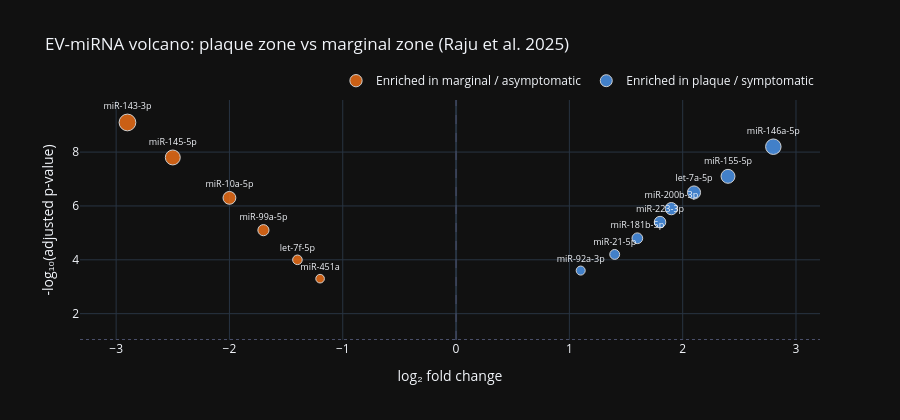
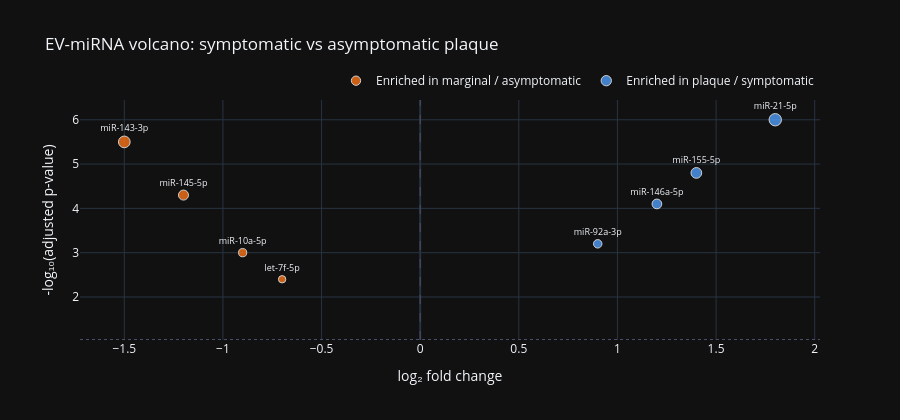

Notebook code for these charts, in order:
### Markdown cell above
#### 1A. Volcano plots — plaque vs marginal zone, and symptomatic vs asymptomatic

### Code cell
def make_volcano(df, title):
    fig = go.Figure()
    colors = {'up':'#4f9cf8', 'dn':'#f97316'}
    labels = {'up':'Enriched in plaque / symptomatic', 'dn':'Enriched in marginal / asymptomatic'}
    for d, grp in df.groupby('dir'):
        fig.add_trace(go.Scatter(
            x=grp['log2FC'], y=grp['neg_log10_padj'],
            mode='markers+text', name=labels[d],
            marker=dict(size=grp['neg_log10_padj']*1.4+4, color=colors[d], opacity=0.8,
                        line=dict(width=1, color='white')),
            text=grp['miRNA'], textposition='top center', textfont=dict(size=9),
            hovertemplate='<b>%{text}</b><br>log2FC: %{x:.2f}<br>-log10(padj): %{y:.2f}<extra></extra>'
        ))
    fig.add_vline(x=0, line_dash='dash', line_color='#4a4f6a', line_width=1)
    fig.add_hline(y=-np.log10(0.05)*0.8, line_dash='dot', line_color='#4a4f6a', line_width=1)
    fig.update_layout(title=title, xaxis_title='log₂ fold change',
                      yaxis_title='-log₁₀(adjusted p-value)',
                      template='plotly_dark', height=420,
                      legend=dict(orientation='h', yanchor='bottom', y=1.02, xanchor='right', x=1))
    return fig

fig_v1 = make_volcano(mirna_pz,  'EV-miRNA volcano: plaque zone vs marginal zone (Raju et al. 2025)')
fig_v2 = make_volcano(mirna_symp,'EV-miRNA volcano: symptomatic vs asymptomatic plaque')
fig_v1.show()
fig_v2.show()

### Figure 1 — Plotly figure (JSON) as saved in the notebook; plotly's stock layout.template omitted (floating-point values rounded to 4 significant figures)
{"data": [{"hovertemplate": "<b>%{text}</b><br>log2FC: %{x:.2f}<br>-log10(padj): %{y:.2f}<extra></extra>", "marker": {"color": "#f97316", "line": {"color": "white", "width": 1}, "opacity": 0.8, "size": [16.74, 14.92, 12.82, 11.14, 9.6, 8.62]}, "mode": "markers+text", "name": "Enriched in marginal / asymptomatic", "text": ["miR-143-3p", "miR-145-5p", "miR-10a-5p", "miR-99a-5p", "let-7f-5p", "miR-451a"], "textfont": {"size": 9}, "textposition": "top center", "type": "scatter", "x": [-2.9, -2.5, -2.0, -1.7, -1.4, -1.2], "y": [9.1, 7.8, 6.3, 5.1, 4.0, 3.3]}, {"hovertemplate": "<b>%{text}</b><br>log2FC: %{x:.2f}<br>-log10(padj): %{y:.2f}<extra></extra>", "marker": {"color": "#4f9cf8", "line": {"color": "white", "width": 1}, "opacity": 0.8, "size": [15.48, 13.94, 13.1, 12.26, 11.56, 10.72, 9.88, 9.04]}, "mode": "markers+text", "name": "Enriched in plaque / symptomatic", "text": ["miR-146a-5p", "miR-155-5p", "let-7a-5p", "miR-200b-3p", "miR-223-3p", "miR-181b-5p", "miR-21-5p", "miR-92a-3p"], "textfont": {"size": 9}, "textposition": "top center", "type": "scatter", "x": [2.8, 2.4, 2.1, 1.9, 1.8, 1.6, 1.4, 1.1], "y": [8.2, 7.1, 6.5, 5.9, 5.4, 4.8, 4.2, 3.6]}], "layout": {"height": 420, "legend": {"orientation": "h", "x": 1, "xanchor": "right", "y": 1.02, "yanchor": "bottom"}, "shapes": [{"line": {"color": "#4a4f6a", "dash": "dash", "width": 1}, "type": "line", "x0": 0, "x1": 0, "xref": "x", "y0": 0, "y1": 1, "yref": "y domain"}, {"line": {"color": "#4a4f6a", "dash": "dot", "width": 1}, "type": "line", "x0": 0, "x1": 1, "xref": "x domain", "y0": 1.041, "y1": 1.041, "yref": "y"}], "title": {"text": "EV-miRNA volcano: plaque zone vs marginal zone (Raju et al. 2025)"}, "xaxis": {"title": {"text": "log₂ fold change"}}, "yaxis": {"title": {"text": "-log₁₀(adjusted p-value)"}}}}

### Figure 2 — Plotly figure (JSON) as saved in the notebook; plotly's stock layout.template omitted (floating-point values rounded to 4 significant figures)
{"data": [{"hovertemplate": "<b>%{text}</b><br>log2FC: %{x:.2f}<br>-log10(padj): %{y:.2f}<extra></extra>", "marker": {"color": "#f97316", "line": {"color": "white", "width": 1}, "opacity": 0.8, "size": [11.7, 10.02, 8.2, 7.36]}, "mode": "markers+text", "name": "Enriched in marginal / asymptomatic", "text": ["miR-143-3p", "miR-145-5p", "miR-10a-5p", "let-7f-5p"], "textfont": {"size": 9}, "textposition": "top center", "type": "scatter", "x": [-1.5, -1.2, -0.9, -0.7], "y": [5.5, 4.3, 3.0, 2.4]}, {"hovertemplate": "<b>%{text}</b><br>log2FC: %{x:.2f}<br>-log10(padj): %{y:.2f}<extra></extra>", "marker": {"color": "#4f9cf8", "line": {"color": "white", "width": 1}, "opacity": 0.8, "size": [12.4, 10.72, 9.74, 8.48]}, "mode": "markers+text", "name": "Enriched in plaque / symptomatic", "text": ["miR-21-5p", "miR-155-5p", "miR-146a-5p", "miR-92a-3p"], "textfont": {"size": 9}, "textposition": "top center", "type": "scatter", "x": [1.8, 1.4, 1.2, 0.9], "y": [6.0, 4.8, 4.1, 3.2]}], "layout": {"height": 420, "legend": {"orientation": "h", "x": 1, "xanchor": "right", "y": 1.02, "yanchor": "bottom"}, "shapes": [{"line": {"color": "#4a4f6a", "dash": "dash", "width": 1}, "type": "line", "x0": 0, "x1": 0, "xref": "x", "y0": 0, "y1": 1, "yref": "y domain"}, {"line": {"color": "#4a4f6a", "dash": "dot", "width": 1}, "type": "line", "x0": 0, "x1": 1, "xref": "x domain", "y0": 1.041, "y1": 1.041, "yref": "y"}], "title": {"text": "EV-miRNA volcano: symptomatic vs asymptomatic plaque"}, "xaxis": {"title": {"text": "log₂ fold change"}}, "yaxis": {"title": {"text": "-log₁₀(adjusted p-value)"}}}}
